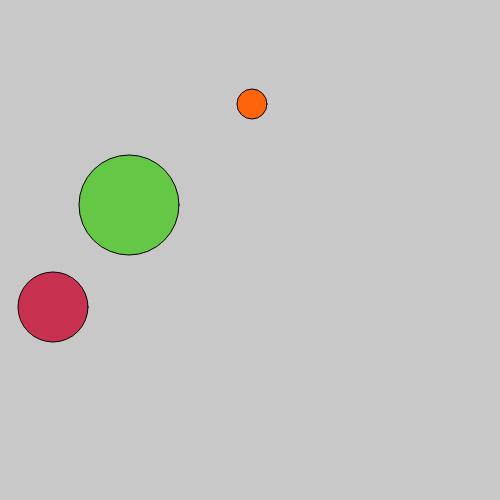
Frame 1 (no input)
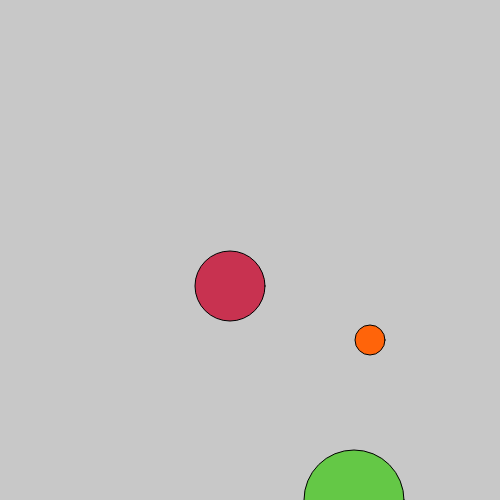
Frame 60 (no input)
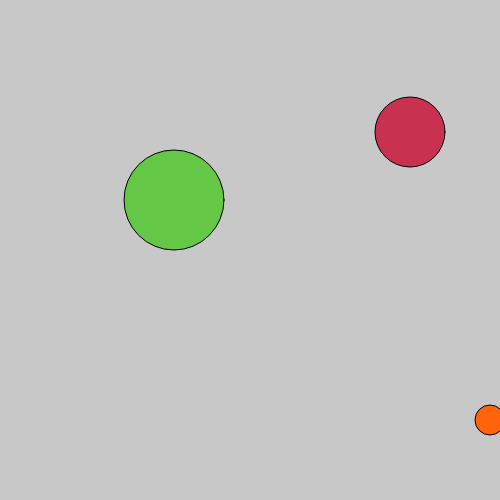
Frame 120 (the mouse pressed at the canvas centre since frame 60)

The p5.js sketch that drew these frames (run headless with seeded random() and noise() and a simulated clock; from frame 60 on, the mouse is pressed at the canvas centre):

// p5.js sketch
// ── sketch.js
var myBall;
var myBall2;
var myBall3;


function setup() {

	createCanvas(500,500);

	var myColor = color(255,100,10);
	var myColor2 = color(200,50,80);
	var myColor3 = color(100,200,70);

	myBall = new Ball(250,100,2,4,30,myColor);
	myBall2 = new Ball(50,300,3,7,70,myColor2);
	myBall3 = new Ball(120,200,9,5,100,myColor3);
  // put setup code here
}

function draw() {

	background(200);

	myBall.animate();
	myBall2.animate();
	myBall3.animate();

	myBall.displayBall();
	myBall2.displayBall();
	myBall3.displayBall();
  // put drawing code here
}

//drawing of the Ball Class
function Ball(xVal,yVal,velXVal,velYVal,size,thisColor){

	this.x = xVal;
	this.y = yVal;
	this.xvel = velXVal;
	this.yvel = velYVal;
	this.size = size;
	this.color = thisColor;

	this.animate = function(){

		this.x += this.xvel;
		this.y += this.yvel;

		if(this.x <= 0 || this.x >= width){
			this.xvel *= -1;

		}
		if(this.y <= 0 || this.y >= height){
			this.yvel *= -1;

		}

	}

	this.displayBall = function(){

		fill(this.color);
		ellipse(this.x,this.y,this.size,this.size);
	}

};
